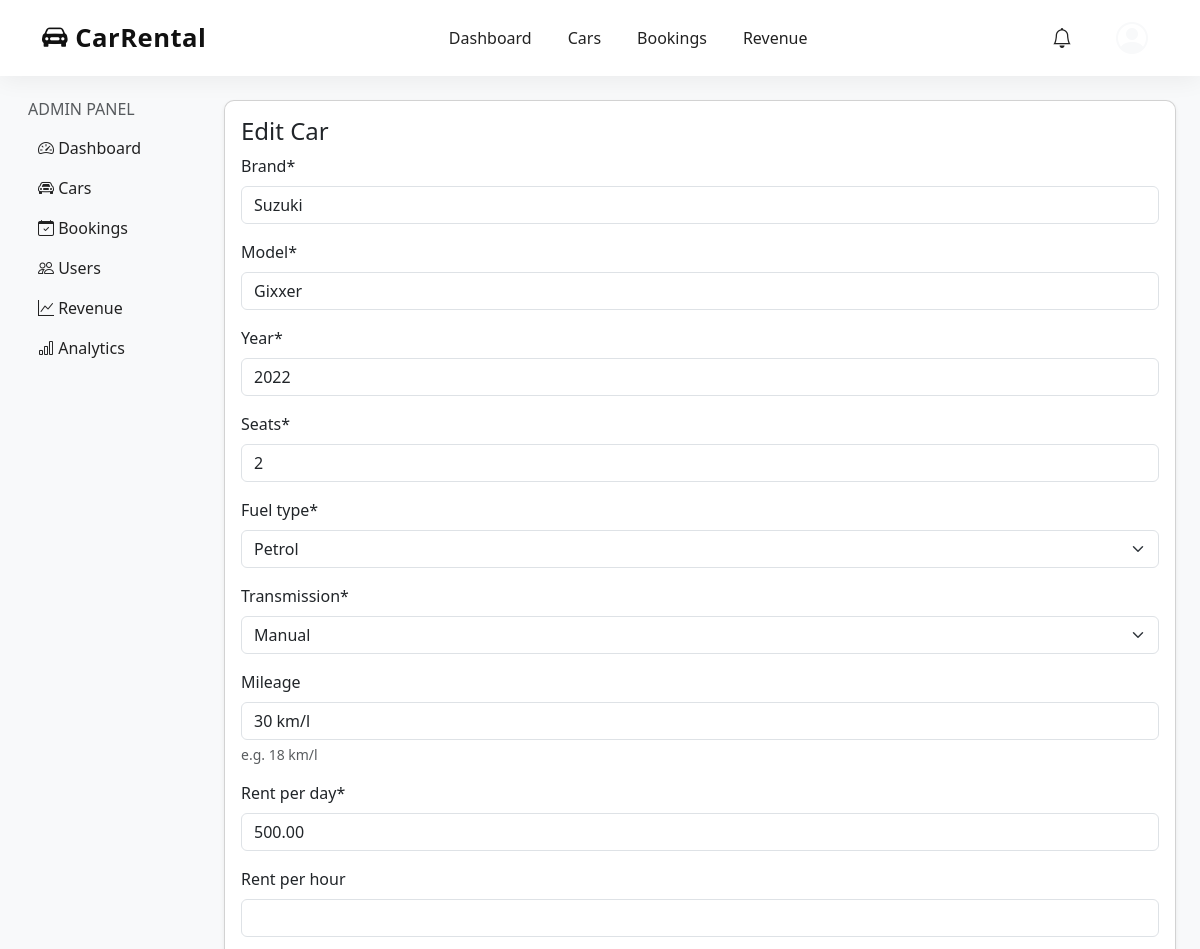
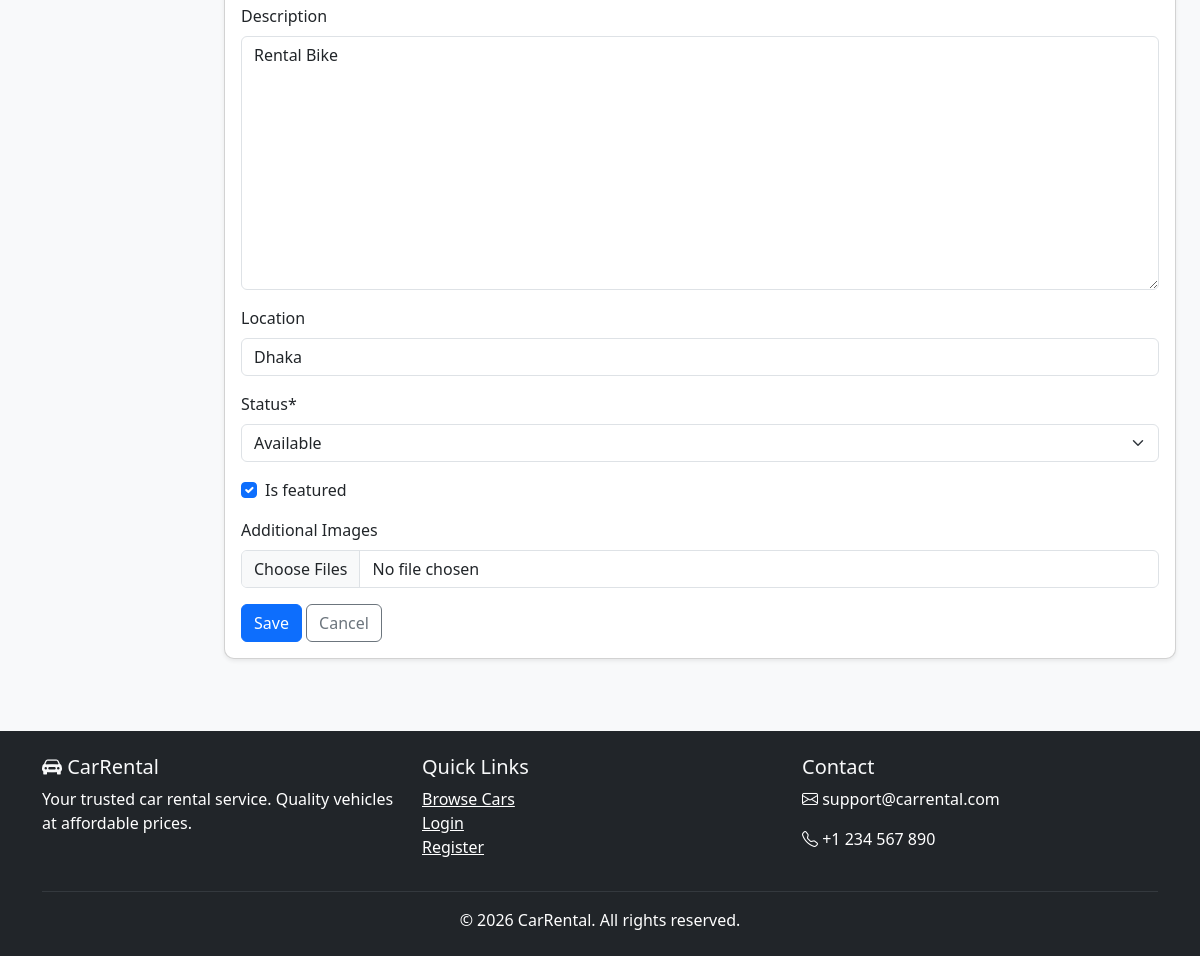
/dashboard/cars/edit/1/ (signed in), run on an earlier commit of the app's database (2 pictures, top to bottom).
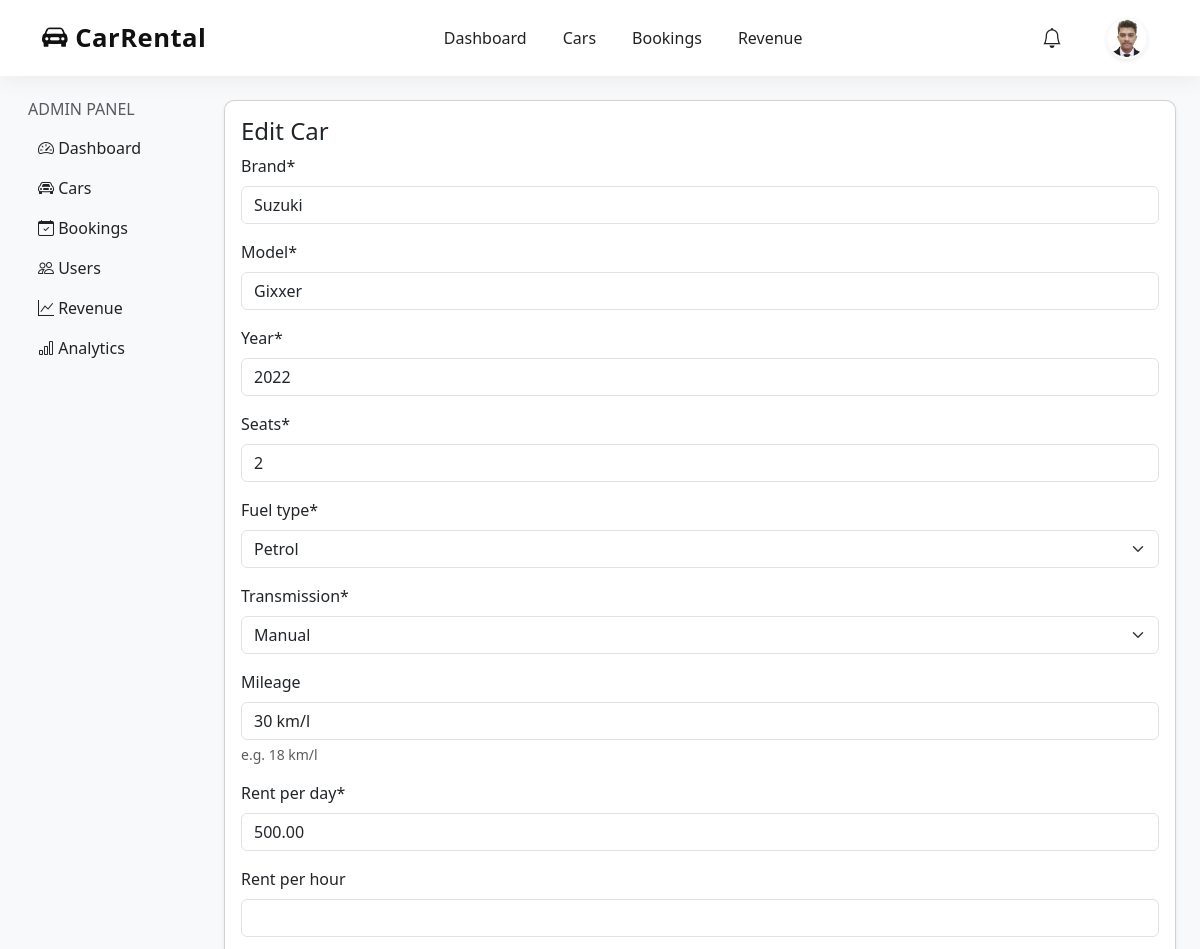
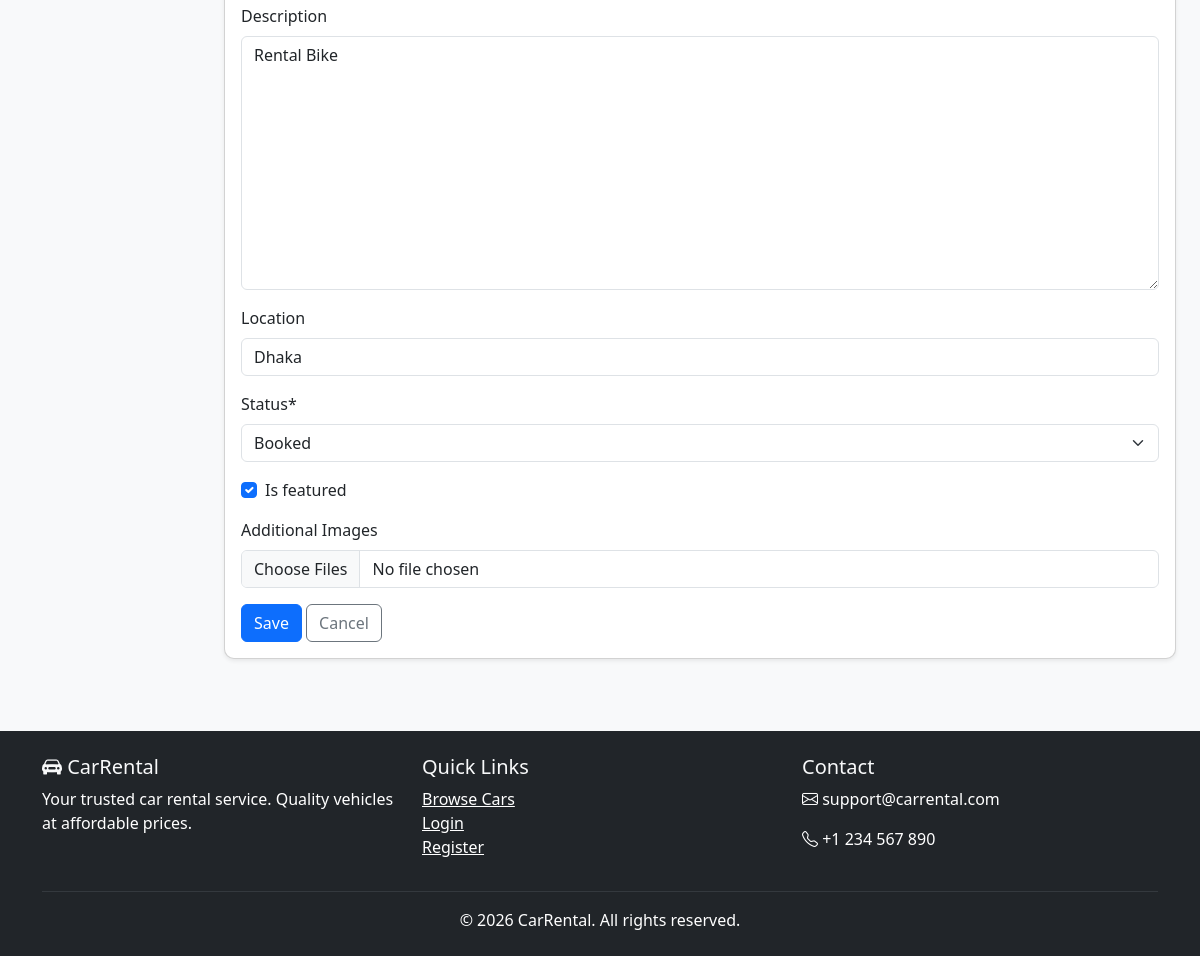
And on a later commit of the database (2 pictures, top to bottom).
### cars/models.py (models this page shows, shortened)
class Car(models.Model):
    FUEL_CHOICES = [
        ('petrol', 'Petrol'),
        ('diesel', 'Diesel'),
        ('ev', 'Electric'),
        ('hybrid', 'Hybrid'),
    ]
    TRANSMISSION_CHOICES = [
        ('manual', 'Manual'),
        ('auto', 'Automatic'),
    ]
    STATUS_CHOICES = [
        ('available', 'Available'),
        ('booked', 'Booked'),
        ('maintenance', 'Maintenance'),
    ]
    brand = models.CharField(max_length=100)
    model = models.CharField(max_length=100)
    year = models.IntegerField()
    seats = models.IntegerField(default=5)
    fuel_type = models.CharField(max_length=20, choices=FUEL_CHOICES)
    transmission = models.CharField(max_length=20, choices=TRANSMISSION_CHOICES)
    mileage = models.CharField(max_length=50, blank=True, help_text="e.g. 18 km/l")
    rent_per_day = models.DecimalField(max_digits=10, decimal_places=2)
    rent_per_hour = models.DecimalField(max_digits=10, decimal_places=2, blank=True, null=True)
    description = models.TextField(blank=True)
    location = models.CharField(max_length=200, blank=True)
    status = models.CharField(max_length=20, choices=STATUS_CHOICES, default='available')
    is_featured = models.BooleanField(default=False)
    created_at = models.DateTimeField(auto_now_add=True)
    updated_at = models.DateTimeField(auto_now=True)
    class Meta:
        ordering = ['-created_at']

### accounts/models.py (models this page shows, shortened)
class User(AbstractUser):
    email = models.EmailField(unique=True)
    phone = models.CharField(max_length=20, blank=True, null=True)
    is_blocked = models.BooleanField(default=False)
    USERNAME_FIELD = 'email'
    REQUIRED_FIELDS = ['username']

class Profile(models.Model):
    user = models.OneToOneField(User, on_delete=models.CASCADE, related_name='profile')
    profile_picture = models.ImageField(upload_to='profiles/', blank=True, null=True)
    driving_license = models.ImageField(upload_to='licenses/', blank=True, null=True)
    phone = models.CharField(max_length=20, blank=True, null=True)
    address = models.TextField(blank=True, null=True)
    city = models.CharField(max_length=100, blank=True, null=True)
    state = models.CharField(max_length=100, blank=True, null=True)
    zip_code = models.CharField(max_length=20, blank=True, null=True)
    saved_addresses = models.TextField(blank=True, null=True, help_text="Comma separated addresses")
    created_at = models.DateTimeField(auto_now_add=True)
    updated_at = models.DateTimeField(auto_now=True)

### dashboard/views.py (the view)
# urls.py: path('cars/edit/<int:car_id>/', views.admin_edit_car, name='admin_edit_car'),
@staff_member_required
def admin_edit_car(request, car_id):
    car = get_object_or_404(Car, id=car_id)
    if request.method == 'POST':
        form = CarForm(request.POST, instance=car)
        if form.is_valid():
            car = form.save()
            images = request.FILES.getlist('images')
            for i, img in enumerate(images):
                CarImage.objects.create(car=car, image=img, is_primary=(i == 0 and not car.images.filter(is_primary=True).exists()))
            messages.success(request, 'Car updated!')
            return redirect('admin_cars')
    else:
        form = CarForm(instance=car)
    return render(request, 'dashboard/car_form.html', {'form': form, 'title': 'Edit Car', 'car': car})

### dashboard/forms.py
class CarForm(forms.ModelForm):
    class Meta:
        model = Car
        fields = ['brand', 'model', 'year', 'seats', 'fuel_type', 'transmission', 'mileage', 'rent_per_day', 'rent_per_hour', 'description', 'location', 'status', 'is_featured']

### templates/dashboard/car_form.html (shortened to what this page needs)
{% extends 'dashboard/base_admin.html' %}
{% load crispy_forms_tags %}
{% block admin_content %}
<div class="card shadow-sm">
    <div class="card-body">
        <h4>{{ title }}</h4>
        <form method="post" enctype="multipart/form-data">
            {{ form|crispy }}
            <div class="mb-3">
                <label class="form-label">Additional Images</label>
                <input type="file" name="images" class="form-control" multiple accept="image/*">
            </div>
            <button type="submit" class="btn btn-primary">Save</button>
            <a href="{% url 'admin_cars' %}" class="btn btn-outline-secondary">Cancel</a>
        </form>
    </div>
</div>
{% endblock %}

### templates/admin.html (shortened to what this page needs)
<!DOCTYPE html>
<html lang="en">
<head>
    <link href="https://cdn.jsdelivr.net/npm/bootstrap@5.3.2/dist/css/bootstrap.min.css" rel="stylesheet">
    <link rel="stylesheet" href="https://cdn.jsdelivr.net/npm/bootstrap-icons@1.11.1/font/bootstrap-icons.css">
    {% load static %}
    <link rel="stylesheet" href="{% static 'css/style.css' %}">
</head>
<body>
    <nav class="navbar navbar-expand-lg custom-navbar sticky-top">
    <div class="container">
        <a class="navbar-brand fw-bold" href="{% url 'dashboard_home' %}">
            <i class="bi bi-car-front-fill"></i> CarRental
        </a>
        <div class="collapse navbar-collapse" id="navbarNav">
            <ul class="navbar-nav mx-auto">
                <li class="nav-item">
                    <a class="nav-link nav-animate" href="{% url 'dashboard_home' %}">
                        Dashboard
                    </a>
                </li>
                <li class="nav-item">
                    <a class="nav-link nav-animate" href="{% url 'admin_cars' %}">
                        Cars
                    </a>
                </li>
                {% if user.is_authenticated %}
                <li class="nav-item">
                    <a class="nav-link nav-animate" href="{% url 'admin_bookings' %}">
                        Bookings
                    </a>
                </li>
                {% endif %}
                <li class="nav-item">
                    <a class="nav-link nav-animate" href="{% url 'revenue_dashboard' %}">
                        Revenue
                    </a>
                </li>
            </ul>
            <ul class="navbar-nav align-items-center">
                {% if user.is_authenticated %}
                <li class="nav-item dropdown me-3">
    <a class="nav-link position-relative"
    href="#"
    role="button"
    data-bs-toggle="dropdown">
        <i class="bi bi-bell fs-5"></i>
    </a>
</li>
                <li class="nav-item dropdown">
    <a class="nav-link dropdown-togglea border-0 p-0"
       href="#"
       data-bs-toggle="dropdown">
        {% if user.profile.profile_picture %}
            <img src="{{ user.profile.profile_picture.url }}"
                 alt="Profile"
                 width="42"
                 height="42"
                 class="rounded-circle object-fit-cover border border-2 border-light shadow-sm">
        {% else %}
            <i class="bi bi-person-circle fs-2 text-light"></i>
        {% endif %}
    </a>
</li>
                {% endif %}
            </ul>
        </div>
    </div>
</nav>
    {% block content %}{% endblock %}
    <footer class="bg-dark text-light py-4 mt-5">
        <div class="container">
            <div class="row">
                <div class="col-md-4">
                    <h5><i class="bi bi-car-front-fill"></i> CarRental</h5>
                    <p class="text-white">Your trusted car rental service. Quality vehicles at affordable prices.</p>
                </div>
                <div class="col-md-4">
                    <h5>Quick Links</h5>
                    <ul class="list-unstyled">
                        <li><a href="{% url 'car_list' %}" class="text-white important">Browse Cars</a></li>
                        <li><a href="{% url 'login' %}" class="text-white">Login</a></li>
                        <li><a href="{% url 'register' %}" class="text-white">Register</a></li>
                    </ul>
                </div>
                <div class="col-md-4">
                    <h5>Contact</h5>
                    <p class="text-white"><i class="bi bi-envelope"></i> support@carrental.com</p>
                    <p class="text-white"><i class="bi bi-telephone"></i> +1 234 567 890</p>
                </div>
            </div>
            <hr class="border-secondary">
            <p class="text-center text-white mb-0">&copy; 2026 CarRental. All rights reserved.</p>
        </div>
    </footer>
</body>
</html>

What changed in the data, as far as the page shows it:
now on this page (row edited): User: profile.profile_picture (picture)
changed Car "Suzuki": status "Available" → "Booked"
